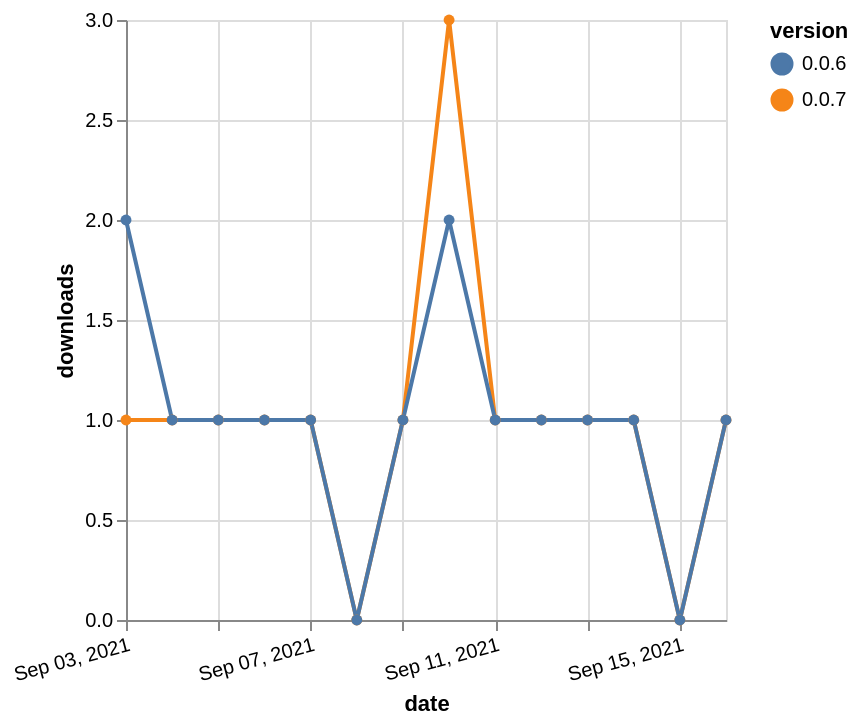

Write a Vega-Lite specification for this figure.
### Vega-Lite specification from a JSON file in a GitHub repository (floating-point values rounded to 4 significant figures)
{"$schema": "https://vega.github.io/schema/vega-lite/v5.json", "description": "A simple bar chart with embedded data.", "data": {"values": [{"date": "2021-09-03", "total": 158, "delta": 1, "version": "0.0.7"}, {"date": "2021-09-04", "total": 159, "delta": 1, "version": "0.0.7"}, {"date": "2021-09-05", "total": 160, "delta": 1, "version": "0.0.7"}, {"date": "2021-09-06", "total": 161, "delta": 1, "version": "0.0.7"}, {"date": "2021-09-07", "total": 162, "delta": 1, "version": "0.0.7"}, {"date": "2021-09-08", "total": 162, "delta": 0, "version": "0.0.7"}, {"date": "2021-09-09", "total": 163, "delta": 1, "version": "0.0.7"}, {"date": "2021-09-10", "total": 166, "delta": 3, "version": "0.0.7"}, {"date": "2021-09-11", "total": 167, "delta": 1, "version": "0.0.7"}, {"date": "2021-09-12", "total": 168, "delta": 1, "version": "0.0.7"}, {"date": "2021-09-13", "total": 169, "delta": 1, "version": "0.0.7"}, {"date": "2021-09-14", "total": 170, "delta": 1, "version": "0.0.7"}, {"date": "2021-09-15", "total": 170, "delta": 0, "version": "0.0.7"}, {"date": "2021-09-16", "total": 171, "delta": 1, "version": "0.0.7"}, {"date": "2021-09-03", "total": 134, "delta": 2, "version": "0.0.6"}, {"date": "2021-09-04", "total": 135, "delta": 1, "version": "0.0.6"}, {"date": "2021-09-05", "total": 136, "delta": 1, "version": "0.0.6"}, {"date": "2021-09-06", "total": 137, "delta": 1, "version": "0.0.6"}, {"date": "2021-09-07", "total": 138, "delta": 1, "version": "0.0.6"}, {"date": "2021-09-08", "total": 138, "delta": 0, "version": "0.0.6"}, {"date": "2021-09-09", "total": 139, "delta": 1, "version": "0.0.6"}, {"date": "2021-09-10", "total": 141, "delta": 2, "version": "0.0.6"}, {"date": "2021-09-11", "total": 142, "delta": 1, "version": "0.0.6"}, {"date": "2021-09-12", "total": 143, "delta": 1, "version": "0.0.6"}, {"date": "2021-09-13", "total": 144, "delta": 1, "version": "0.0.6"}, {"date": "2021-09-14", "total": 145, "delta": 1, "version": "0.0.6"}, {"date": "2021-09-15", "total": 145, "delta": 0, "version": "0.0.6"}, {"date": "2021-09-16", "total": 146, "delta": 1, "version": "0.0.6"}]}, "width": "container", "mark": {"type": "line", "point": {"filled": true}}, "encoding": {"x": {"field": "date", "type": "temporal", "timeUnit": "yearmonthdate", "title": "date", "axis": {"labelAngle": -15}}, "y": {"field": "delta", "type": "quantitative", "title": "downloads"}, "color": {"field": "version", "type": "nominal"}, "tooltip": {"field": "delta"}}}
